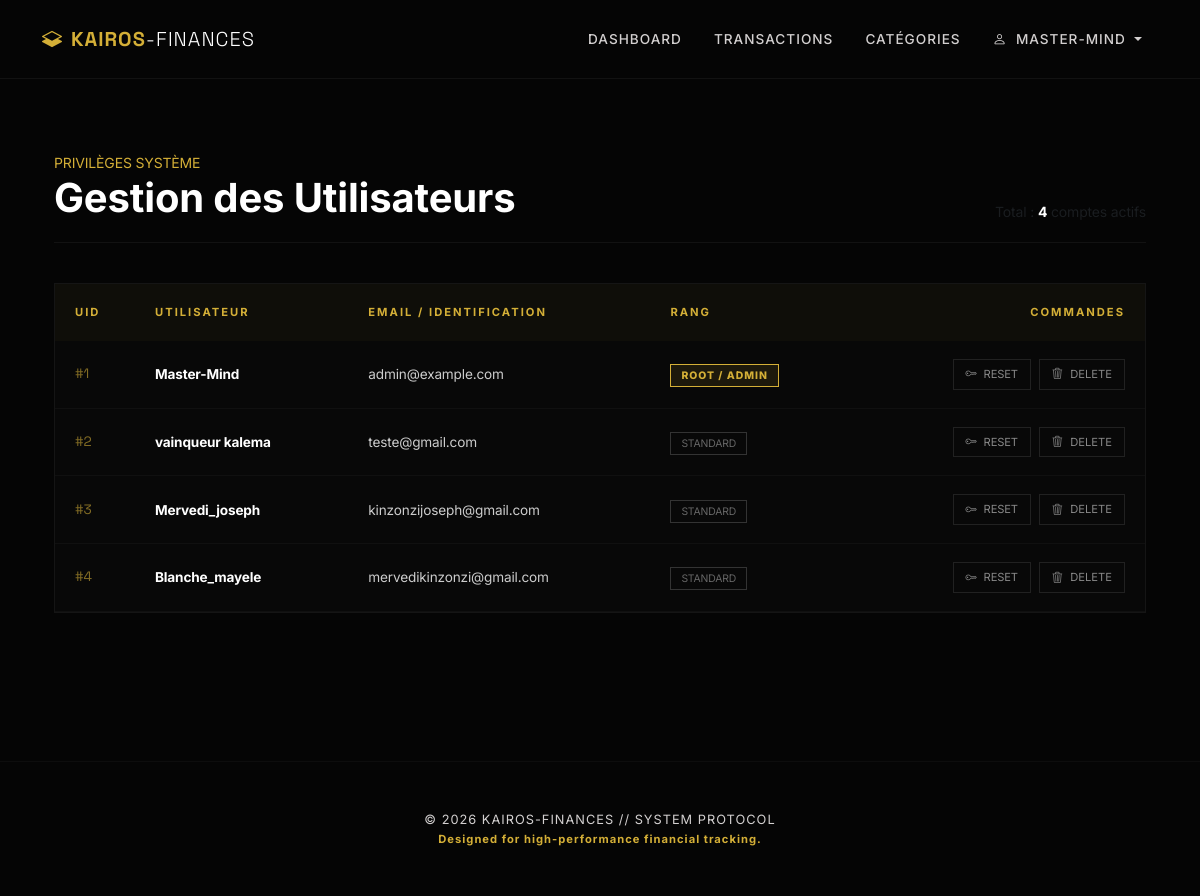
/admin/users (signed in), run on an earlier commit of the app's database.
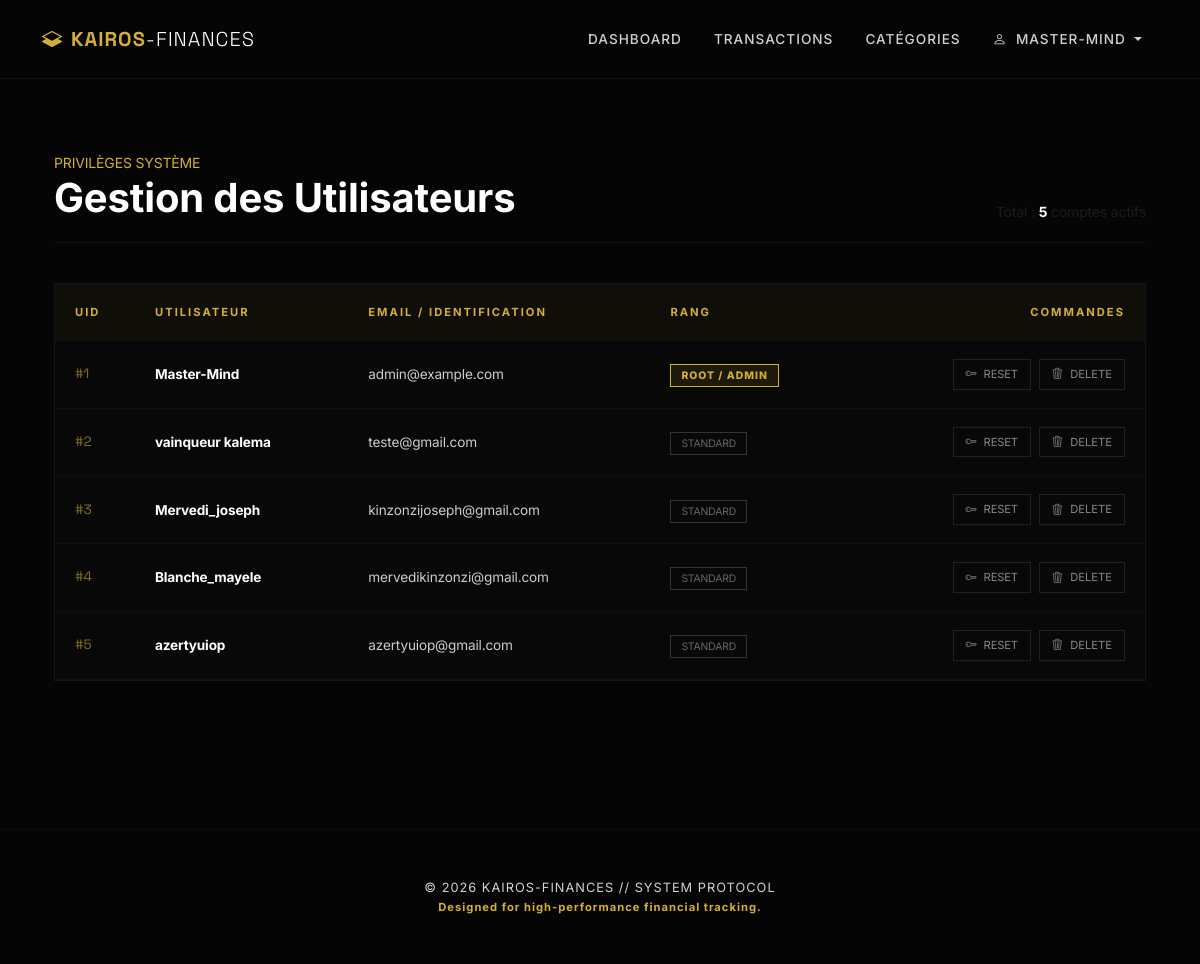
And on a later commit of the database.
### app/models.py (models this page shows, shortened)
class User(UserMixin, db.Model):
    __tablename__ = 'user'
    id = db.Column(db.Integer, primary_key=True)
    username = db.Column(db.String(80), unique=True, nullable=False)
    email = db.Column(db.String(120), unique=True, nullable=False)
    password_hash = db.Column(db.String(128))
    currency = db.Column(db.String(3), nullable=False, default='EUR')
    is_admin = db.Column(db.Boolean, default=False)
    date_created = db.Column(db.DateTime, default=datetime.utcnow)
    transactions = db.relationship('Transaction', backref='user', lazy='dynamic')
    categories = db.relationship('Category', backref='owner', lazy='dynamic')

### app/admin.py (the view)
@bp.route('/users')
@login_required
@admin_required
def list_users():
    users = User.query.all()
    return render_template('admin/users.html', users=users)

### app/admin.py (called while the page is built)
def admin_required(f):
    @wraps(f)
    def decorated_function(*args, **kwargs):
        if not current_user.is_authenticated or not current_user.is_admin:
            flash('Accès réservé aux administrateurs.', 'danger')
            return redirect(url_for('main.index'))
        return f(*args, **kwargs)
    return decorated_function

### app/templates/admin/users.html (shortened to what this page needs)
{% extends 'base.html' %}
{% block content %}
<div class="container admin-container animate__animated animate__fadeIn">
    <div class="admin-header d-flex justify-content-between align-items-end">
        <div>
            <span class="text-gold small text-uppercase letter-spacing-2">Privilèges Système</span>
            <h1 class="text-white fw-bold mb-0">Gestion des Utilisateurs</h1>
        </div>
        <div class="text-muted small">
            Total : <span class="text-white fw-bold">{{ users|length }}</span> comptes actifs
        </div>
    </div>
    <div class="k-table-wrapper">
        <table class="k-table">
            <thead>
                <tr>
                    <th>UID</th>
                    <th>Utilisateur</th>
                    <th>Email / Identification</th>
                    <th>Rang</th>
                    <th class="text-end">Commandes</th>
                </tr>
            </thead>
            <tbody>
                {% for user in users %}
                <tr>
                    <td class="id-column">#{{ user.id }}</td>
                    <td>
                        <div class="fw-bold text-white">{{ user.username }}</div>
                    </td>
                    <td>{{ user.email }}</td>
                    <td>
                        {% if user.is_admin %}
                            <span class="badge-admin">Root / Admin</span>
                        {% else %}
                            <span class="badge-user">Standard</span>
                        {% endif %}
                    </td>
                    <td class="text-end">
                        <div class="d-flex justify-content-end gap-2">
                            <a href="{{ url_for('admin.reset_password', user_id=user.id) }}" class="btn-k-action btn-k-reset">
                                <i class="bi bi-key me-1"></i> Reset
                            </a>
                            <form action="{{ url_for('admin.delete_user', user_id=user.id) }}" method="POST" class="d-inline">
                                <button type="submit" class="btn-k-action btn-k-delete" onclick="return confirm('Confirmer la suppression irréversible de cet utilisateur ?')">
                                    <i class="bi bi-trash3 me-1"></i> Delete
                                </button>
                            </form>
                        </div>
                    </td>
                </tr>
                {% endfor %}
            </tbody>
        </table>
    </div>
</div>
{% endblock %}

### app/templates/base.html (shortened to what this page needs)
<!DOCTYPE html>
<html lang="fr">
<head>
    <link href="https://cdn.jsdelivr.net/npm/bootstrap@5.3.0/dist/css/bootstrap.min.css" rel="stylesheet">
    <link rel="stylesheet" href="https://cdn.jsdelivr.net/npm/bootstrap-icons@1.11.3/font/bootstrap-icons.min.css">
</head>
<body>
    <nav class="navbar navbar-expand-lg navbar-dark fixed-top">
        <div class="container">
            <a class="navbar-brand" href="{{ url_for('main.index') }}">
                <i class="bi bi-layers-half me-2"></i>KAIROS<span class="fw-light text-white">-FINANCES</span>
            </a>
            <div class="collapse navbar-collapse" id="navbarNav">
                <ul class="navbar-nav ms-auto">
                    {% if current_user.is_authenticated %}
                        <li class="nav-item">
                            <a class="nav-link" href="{{ url_for('main.dashboard') }}">Dashboard</a>
                        </li>
                        <li class="nav-item">
                            <a class="nav-link" href="{{ url_for('transactions.list_transactions') }}">Transactions</a>
                        </li>
                        <li class="nav-item">
                            <a class="nav-link" href="{{ url_for('transactions.list_categories') }}">Catégories</a>
                        </li>
                        <li class="nav-item dropdown">
                            <a class="nav-link dropdown-toggle" href="#" id="profileDrop" role="button" data-bs-toggle="dropdown">
                                <i class="bi bi-person me-1"></i> {{ current_user.username }}
                            </a>
                        </li>
                    {% endif %}
                </ul>
            </div>
        </div>
    </nav>
    <main>
        <div class="container">
            {% block content %}{% endblock %}
        </div>
    </main>
    <footer class="py-5 mt-5">
        <div class="container text-center">
            <p class="mb-0 text-uppercase">&copy; 2026 KAIROS-FINANCES // SYSTEM PROTOCOL</p>
            <small class="text-gold fw-bold">Designed for high-performance financial tracking.</small>
        </div>
    </footer>
</body>
</html>

### app/templates/base.html (style rules this page uses)
:root { --k-black: #050505; --k-dark: #0f0f0f; --k-gold: #D4AF37; --k-gold-dim: rgba(212, 175, 55, 0.15); --k-glass: rgba(15, 15, 15, 0.8); --text-main: #f0f0f0; --text-muted: #d3d0d0; }
body { background-color: var(--k-black); color: var(--text-main); font-family: 'Inter', sans-serif; letter-spacing: -0.01em; }
.navbar { background: var(--k-black) !important; border-bottom: 1px solid rgba(255, 255, 255, 0.05); backdrop-filter: blur(15px); padding: 1.2rem 0; }
.navbar-brand { font-family: 'Space Grotesk', sans-serif; font-weight: 700; letter-spacing: 1px; color: var(--k-gold) !important; text-transform: uppercase; }
.nav-link { font-size: 0.85rem; font-weight: 500; color: var(--text-muted) !important; text-transform: uppercase; letter-spacing: 1px; margin: 0 0.5rem; transition: 0.3s; }
main { min-height: 85vh; padding-top: 100px; }
footer { border-top: 1px solid rgba(255, 255, 255, 0.03); background: var(--k-black) !important; color: var(--text-muted) !important; font-size: 0.8rem; letter-spacing: 1px; }
.text-gold { color: var(--k-gold); }

### app/templates/admin/users.html (style rules this page uses)
.admin-container { margin-top: 50px; padding-bottom: 100px; }
.admin-header { border-bottom: 1px solid rgba(255, 255, 255, 0.05); padding-bottom: 20px; margin-bottom: 40px; }
.k-table-wrapper { background: rgba(255, 255, 255, 0.01); border: 1px solid rgba(255, 255, 255, 0.05); overflow: hidden; }
.k-table { width: 100%; border-collapse: collapse; color: #ccc; }
.k-table th { background: rgba(212, 175, 55, 0.03); color: var(--k-gold); text-transform: uppercase; font-size: 0.7rem; letter-spacing: 2px; padding: 20px; font-weight: 700; text-align: left; }
.k-table td { padding: 18px 20px; border-bottom: 1px solid rgba(255, 255, 255, 0.03); font-size: 0.85rem; vertical-align: middle; }
.badge-admin { padding: 4px 10px; font-size: 0.65rem; text-transform: uppercase; font-weight: 800; letter-spacing: 1px; background: rgba(212, 175, 55, 0.1); color: var(--k-gold); border: 1px solid var(--k-gold); }
.badge-user { padding: 4px 10px; font-size: 0.65rem; text-transform: uppercase; color: #666; border: 1px solid #333; }
.btn-k-action { background: transparent; border: 1px solid rgba(255, 255, 255, 0.1); color: #888; font-size: 0.7rem; text-transform: uppercase; padding: 6px 12px; transition: 0.3s; text-decoration: none; display: inline-block; }
.id-column { font-family: 'Space Grotesk', monospace; color: var(--k-gold); opacity: 0.6; width: 80px; }

What changed in the data, as far as the page shows it:
added User: id "5", username "azertyuiop", email "azertyuiop@gmail.com", is_admin "STANDARD"
Also different on the page:
{{ users|length }}: "4" → "5"
